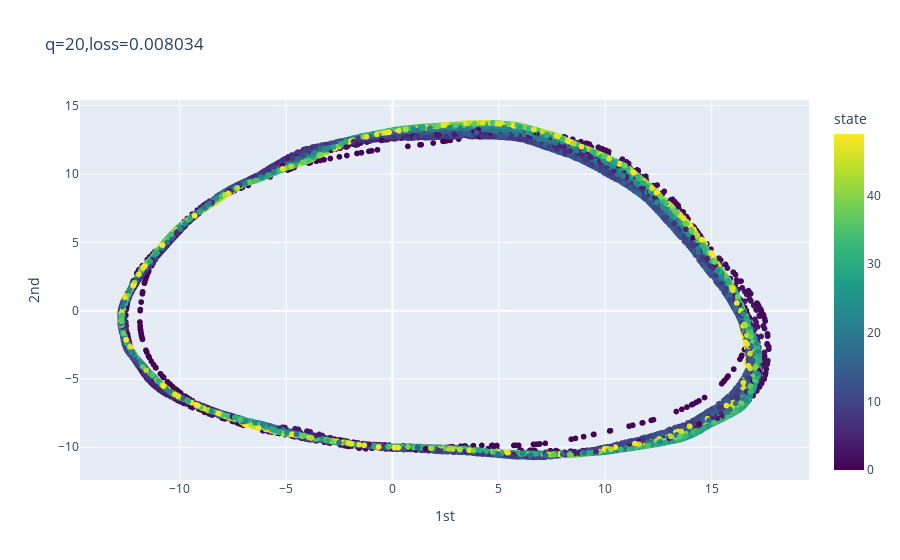

The cell this chart's notebook holds for it:
### Code cell
def reconstruction_loss(model, x):
    x_hat = model(x, training=True)
    return mse(x, x_hat)
def synthesize(tem, state, shifts):
    for i in range(nt):
        shift = shifts[i]
        tem[0,i,:,0] = [g(state, ((k+shift)%d)/d) for k in range(d)]
    return tem
def redatuming_loss(model):
    sample_size = 10 # in N=1000
    global states, shifts
    subscripts = np.random.randint(0, N, sample_size)
    x1 = X[subscripts, :, :]
    real_states1 = states[subscripts]
    latent_states = model.encoder(x1)[:, 0:p]
    
    subscripts = np.random.randint(0, N, sample_size)
    x2 = X[subscripts, :, :]
    real_shifts2 = shifts[subscripts, :]
    latent_shifts = model.encoder(x2)[:, p:p+q*nt]
    
    synthetic = np.zeros((1,nt,d,1), dtype=np.float32)
    tem = tf.constant(0.0, dtype=tf.float32)
    for i_prime in range(sample_size):
        for i in range(sample_size):
            merger = tf.concat([latent_states[i_prime:i_prime+1, :], 
                                latent_shifts[i:i+1, :]],
                                axis=1)
            redatum = model.decoder(merger)
            synthetic = synthesize(synthetic, real_states1[i_prime], real_shifts2[i, :])
            tem += mse(redatum, synthetic)
    return tem

@tf.function
def train_step(model, x):
    with tf.GradientTape() as tape:
        loss1 = reconstruction_loss(model, x)
        loss2 = redatuming_loss(model)
        loss = loss1 + loss2
    gradients = tape.gradient(loss, model.trainable_variables)
    optimizer.apply_gradients(zip(gradients, model.trainable_variables))
    return loss

for epoch in range(1000):
    loss = train_step(model, X_tf)
    print("For epoch {:d}, loss is {:f}.".format(epoch, loss))
    if epoch % 50 == 0:
        clear_output(wait = True)
        _, Ns = latent(model,MRA_pca)
        N_reshaped = Ns.reshape(-1,q)
        pca_N = pca_cb.fit_transform(N_reshaped)
        df = pd.DataFrame(pca_N, columns = ['1st','2nd'])
        df = pd.concat([df,df_states,df_shifts],axis=1)
        fig = px.scatter(df, x='1st', y='2nd', color='state', 
                         text='shift', title='q=%d,loss=%f'%(q,loss), 
                         color_continuous_scale=px.colors.sequential.Viridis)
        fig.update_layout(height=500)
        fig.show()

### Figure 1 — Plotly figure (JSON) as saved in the notebook; plotly's stock layout.template omitted (floating-point values rounded to 4 significant figures; data arrays with more than 128 entries replaced by an {"elided": "..."} marker saying what was removed)
{"data": [{"hovertemplate": "1st=%{x}<br>2nd=%{y}<br>shift=%{text}<br>state=%{marker.color}<extra></extra>", "legendgroup": "", "marker": {"color": {"elided": "20000 int values"}, "coloraxis": "coloraxis", "symbol": "circle"}, "mode": "markers+text", "name": "", "showlegend": false, "text": {"elided": "20000 float values"}, "type": "scattergl", "x": {"elided": "20000 float values"}, "xaxis": "x", "y": {"elided": "20000 float values"}, "yaxis": "y"}], "layout": {"autosize": true, "coloraxis": {"colorbar": {"title": {"text": "state"}}, "colorscale": [[0, "#440154"], [0.1111, "#482878"], [0.2222, "#3e4989"], [0.3333, "#31688e"], [0.4444, "#26828e"], [0.5556, "#1f9e89"], [0.6667, "#35b779"], [0.7778, "#6ece58"], [0.8889, "#b5de2b"], [1, "#fde725"]]}, "legend": {"tracegroupgap": 0}, "title": {"text": "q=20,loss=0.008034"}, "xaxis": {"anchor": "y", "autorange": true, "domain": [0, 1], "range": [-14.74, 19.63], "title": {"text": "1st"}, "type": "linear"}, "yaxis": {"anchor": "x", "autorange": true, "domain": [0, 1], "range": [-12.46, 15.48], "title": {"text": "2nd"}, "type": "linear"}}}
